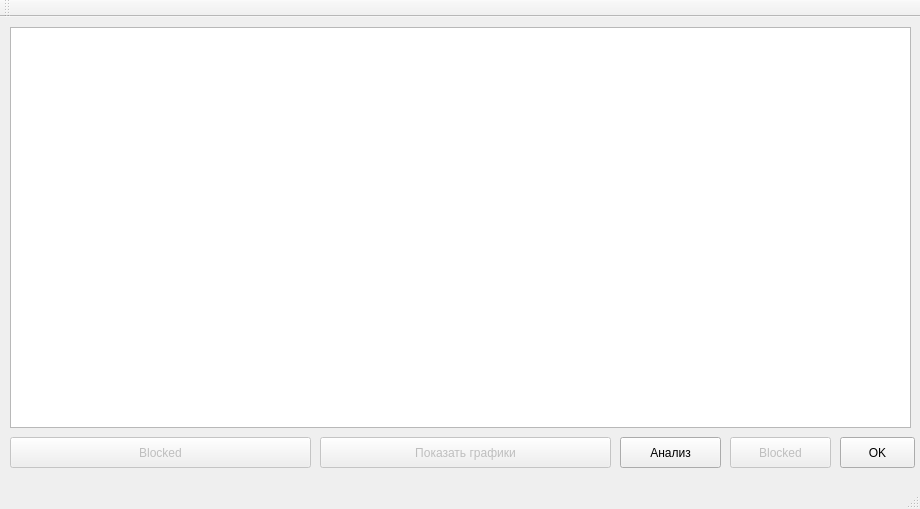
<?xml version="1.0" encoding="UTF-8"?>
<ui version="4.0">
 <class>DNStatistic</class>
 <widget class="QMainWindow" name="DNStatistic">
  <property name="geometry">
   <rect>
    <x>0</x>
    <y>0</y>
    <width>920</width>
    <height>509</height>
   </rect>
  </property>
  <property name="windowTitle">
   <string>DNStatistic</string>
  </property>
  <widget class="QWidget" name="centralWidget">
   <widget class="QSplitter" name="splitter">
    <property name="geometry">
     <rect>
      <x>10</x>
      <y>10</y>
      <width>901</width>
      <height>401</height>
     </rect>
    </property>
    <property name="orientation">
     <enum>Qt::Horizontal</enum>
    </property>
    <widget class="QTextBrowser" name="domainViev1"/>
   </widget>
   <widget class="QPushButton" name="pushSG">
    <property name="enabled">
     <bool>false</bool>
    </property>
    <property name="geometry">
     <rect>
      <x>10</x>
      <y>420</y>
      <width>301</width>
      <height>31</height>
     </rect>
    </property>
    <property name="text">
     <string>Blocked</string>
    </property>
   </widget>
   <widget class="QPushButton" name="pushSG_2">
    <property name="enabled">
     <bool>false</bool>
    </property>
    <property name="geometry">
     <rect>
      <x>320</x>
      <y>420</y>
      <width>291</width>
      <height>31</height>
     </rect>
    </property>
    <property name="text">
     <string>Показать графики</string>
    </property>
   </widget>
   <widget class="QPushButton" name="butClose">
    <property name="geometry">
     <rect>
      <x>840</x>
      <y>420</y>
      <width>75</width>
      <height>31</height>
     </rect>
    </property>
    <property name="text">
     <string>OK</string>
    </property>
   </widget>
   <widget class="QPushButton" name="selFileButton">
    <property name="enabled">
     <bool>true</bool>
    </property>
    <property name="geometry">
     <rect>
      <x>620</x>
      <y>420</y>
      <width>101</width>
      <height>31</height>
     </rect>
    </property>
    <property name="text">
     <string>Анализ</string>
    </property>
   </widget>
   <widget class="QPushButton" name="selFileButton_2">
    <property name="enabled">
     <bool>false</bool>
    </property>
    <property name="geometry">
     <rect>
      <x>730</x>
      <y>420</y>
      <width>101</width>
      <height>31</height>
     </rect>
    </property>
    <property name="text">
     <string>Blocked</string>
    </property>
   </widget>
  </widget>
  <widget class="QMenuBar" name="menuBar">
   <property name="geometry">
    <rect>
     <x>0</x>
     <y>0</y>
     <width>920</width>
     <height>21</height>
    </rect>
   </property>
  </widget>
  <widget class="QToolBar" name="mainToolBar">
   <attribute name="toolBarArea">
    <enum>TopToolBarArea</enum>
   </attribute>
   <attribute name="toolBarBreak">
    <bool>false</bool>
   </attribute>
  </widget>
  <widget class="QStatusBar" name="statusBar"/>
 </widget>
 <layoutdefault spacing="6" margin="11"/>
 <resources/>
 <connections>
  <connection>
   <sender>butClose</sender>
   <signal>clicked()</signal>
   <receiver>DNStatistic</receiver>
   <slot>close()</slot>
   <hints>
    <hint type="sourcelabel">
     <x>861</x>
     <y>471</y>
    </hint>
    <hint type="destinationlabel">
     <x>774</x>
     <y>466</y>
    </hint>
   </hints>
  </connection>
 </connections>
</ui>
